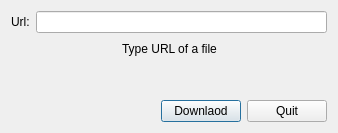
<?xml version="1.0" encoding="UTF-8"?>
<ui version="4.0">
 <class>HttpDownload</class>
 <widget class="QDialog" name="HttpDownload">
  <property name="geometry">
   <rect>
    <x>0</x>
    <y>0</y>
    <width>335</width>
    <height>133</height>
   </rect>
  </property>
  <property name="windowTitle">
   <string>HttpDownload</string>
  </property>
  <layout class="QGridLayout" name="gridLayout">
   <item row="0" column="0">
    <widget class="QLabel" name="urlLabel">
     <property name="text">
      <string>Url:</string>
     </property>
    </widget>
   </item>
   <item row="0" column="1">
    <widget class="QLineEdit" name="urlEdit"/>
   </item>
   <item row="1" column="0" colspan="2">
    <layout class="QHBoxLayout" name="horizontalLayout_2">
     <item>
      <spacer name="horizontalSpacer_2">
       <property name="orientation">
        <enum>Qt::Horizontal</enum>
       </property>
       <property name="sizeHint" stdset="0">
        <size>
         <width>40</width>
         <height>20</height>
        </size>
       </property>
      </spacer>
     </item>
     <item>
      <widget class="QLabel" name="statusLabel">
       <property name="text">
        <string>Type URL of a file</string>
       </property>
      </widget>
     </item>
     <item>
      <spacer name="horizontalSpacer_3">
       <property name="orientation">
        <enum>Qt::Horizontal</enum>
       </property>
       <property name="sizeHint" stdset="0">
        <size>
         <width>40</width>
         <height>20</height>
        </size>
       </property>
      </spacer>
     </item>
    </layout>
   </item>
   <item row="2" column="1">
    <spacer name="verticalSpacer">
     <property name="orientation">
      <enum>Qt::Vertical</enum>
     </property>
     <property name="sizeHint" stdset="0">
      <size>
       <width>291</width>
       <height>27</height>
      </size>
     </property>
    </spacer>
   </item>
   <item row="3" column="0" colspan="2">
    <layout class="QHBoxLayout" name="horizontalLayout_3">
     <item>
      <spacer name="horizontalSpacer">
       <property name="orientation">
        <enum>Qt::Horizontal</enum>
       </property>
       <property name="sizeHint" stdset="0">
        <size>
         <width>40</width>
         <height>20</height>
        </size>
       </property>
      </spacer>
     </item>
     <item>
      <widget class="QPushButton" name="downloadButton">
       <property name="text">
        <string>Downlaod</string>
       </property>
      </widget>
     </item>
     <item>
      <widget class="QPushButton" name="quitButton">
       <property name="text">
        <string>Quit</string>
       </property>
      </widget>
     </item>
    </layout>
   </item>
  </layout>
 </widget>
 <layoutdefault spacing="6" margin="11"/>
 <resources/>
 <connections/>
</ui>
